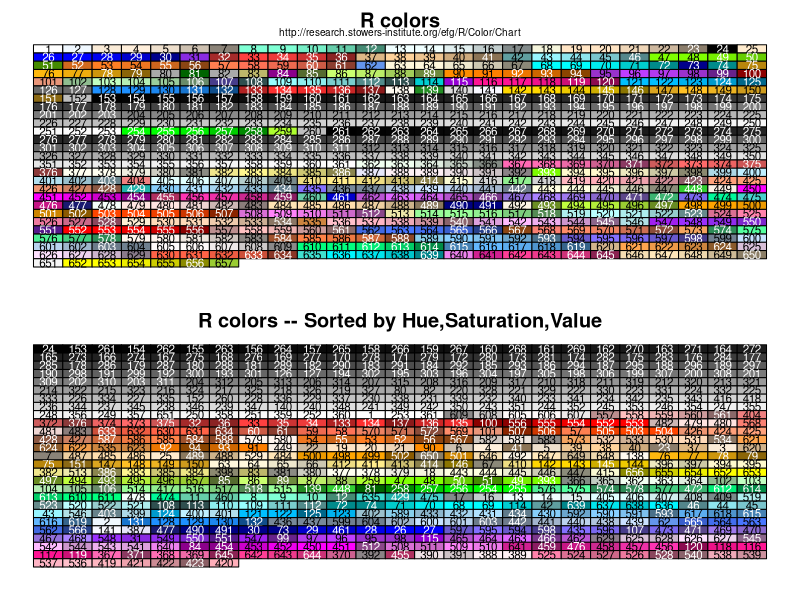
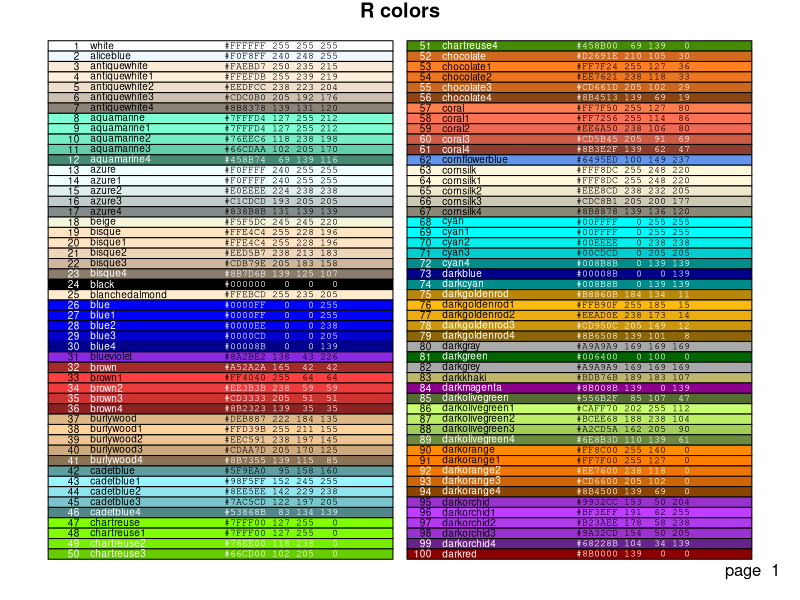
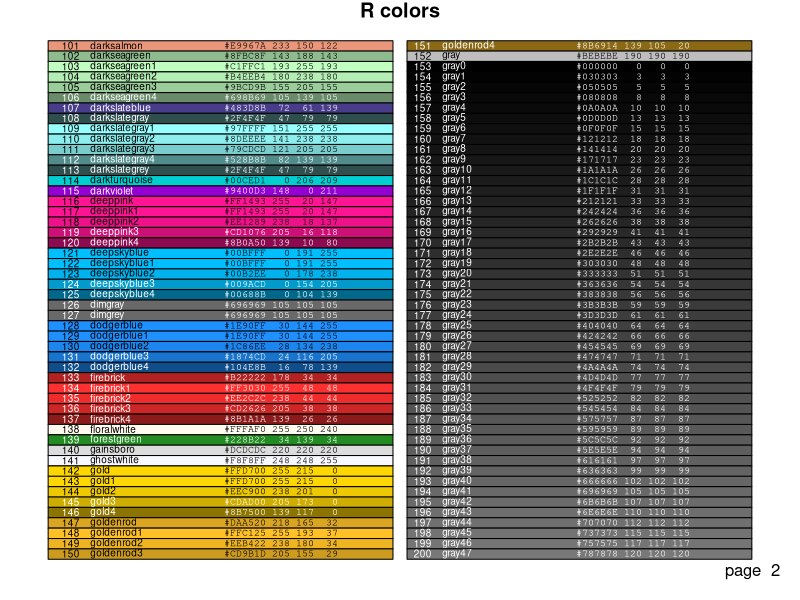
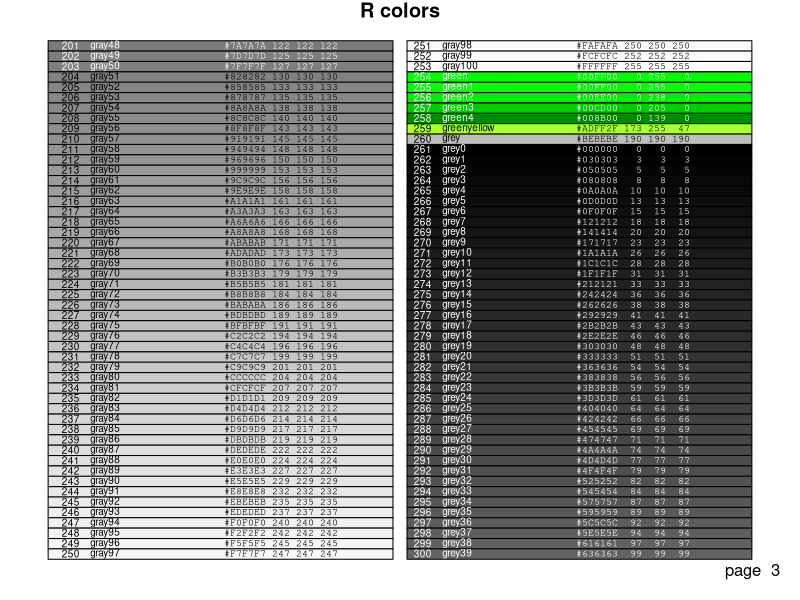
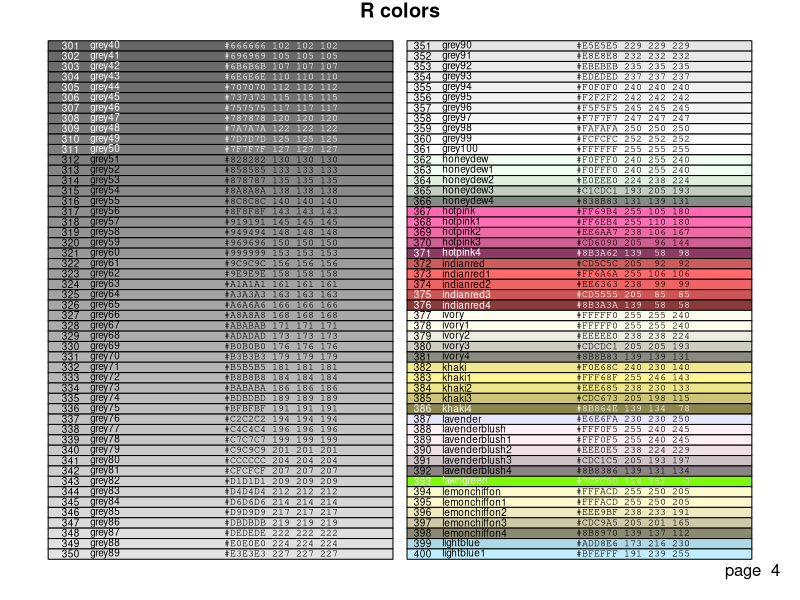
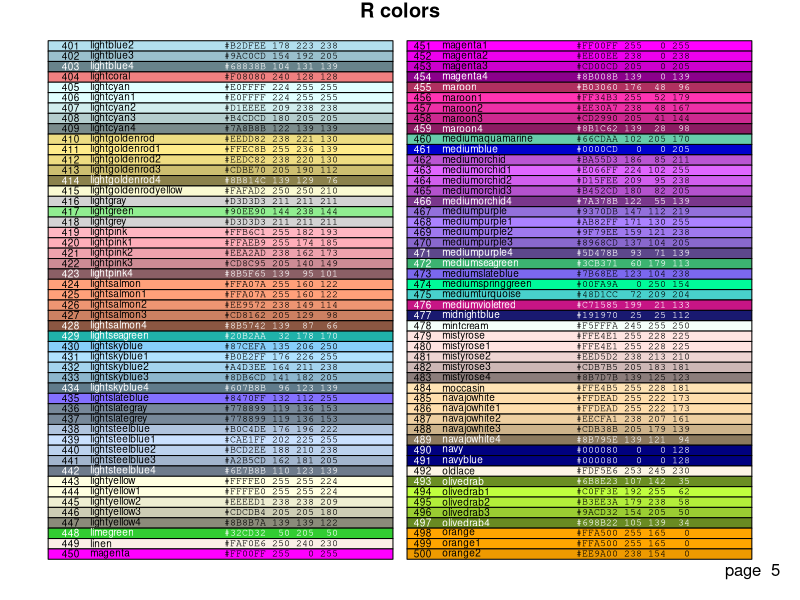
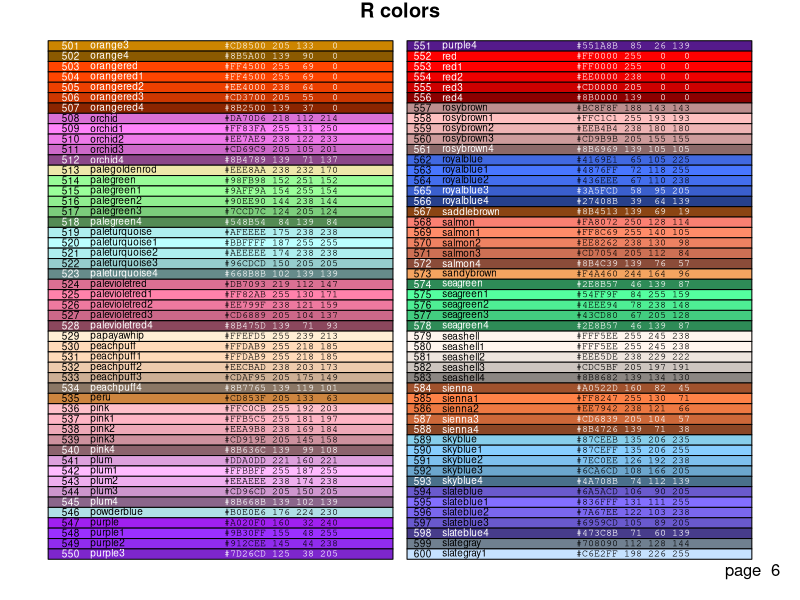
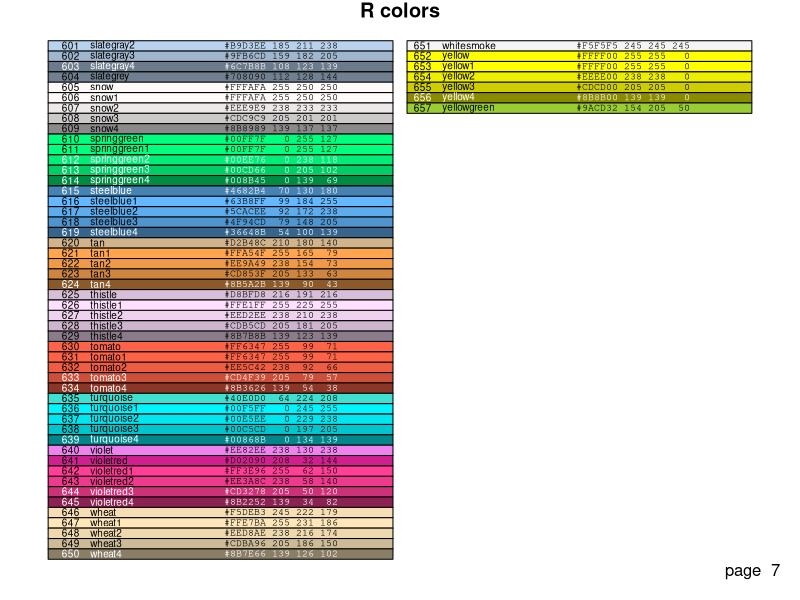

R code for these plots, in order:
# efg,Stowers Institute for Medical Research
# efg's Research Notes: http://research.stowers-institute.org/efg/R/Color/Chart 6 July 2004. Modified 23 May 2005.
pdf("COLOR_CHART.pdf",width=10,height=10)
# save to reset at end
oldparameters<-par(mar=c(1,1,2,1),mfrow=c(2,1))
# Be cautious in case definition of "colors" changes. Use some hard-coded constants since this is not expected to change.
stopifnot(length(colors())==657)
# 0. Setup
# For a given color,define a text color that will have good contrast. Examples:
# > SetTextContrastColor("white")
# [1] "black"
# > SetTextContrastColor("black")
# [1] "white"
# > SetTextContrastColor("red")
# [1] "white"
# > SetTextContrastColor("yellow")
# [1] "black"
SetTextContrastColor<-function(color) {ifelse(mean(col2rgb(color)) > 127,"black","white")}
# Define this array of text contrast colors that correponds to each member of the colors() array.
TextContrastColor<-unlist(lapply(colors(),SetTextContrastColor))
# 1a. Plot matrix of R colors,in index order,25 per row. This example plots each row of rectangles one at a time.
colCount<-25 # number per row
rowCount<-27
plot(c(1,colCount),c(0,rowCount),type="n",ylab="",xlab="",axes=FALSE,ylim=c(rowCount,0))
title("R colors")
mtext("http://research.stowers-institute.org/efg/R/Color/Chart",cex=0.6)
for(j in 0:(rowCount-1)) {
  base<-j*colCount
  remaining<-length(colors())-base
  RowSize<-ifelse(remaining < colCount,remaining,colCount)
  rect((1:RowSize)-0.5,j-0.5,(1:RowSize)+0.5,j+0.5,border="black",col=colors()[base+(1:RowSize)])
  text((1:RowSize),j,paste(base+(1:RowSize)),cex=0.7,col=TextContrastColor[base+(1:RowSize)])
}
# 1b. Plot matrix of R colors,in "hue" order,25 per row. This example plots each rectangle one at a time.
RGBColors<-col2rgb(colors()[1:length(colors())])
HSVColors<-rgb2hsv(RGBColors[1,],RGBColors[2,],RGBColors[3,],maxColorValue=255)
HueOrder<-order(HSVColors[1,],HSVColors[2,],HSVColors[3,])
plot(0,type="n",ylab="",xlab="",axes=FALSE,ylim=c(rowCount,0),xlim=c(1,colCount))
title("R colors -- Sorted by Hue,Saturation,Value")
for(j in 0:(rowCount-1)) {
  for(i in 1:colCount) {
    k<-j*colCount+ i
    if(k <= length(colors())) {
      rect(i-0.5,j-0.5,i+0.5,j+0.5,border="black",col=colors()[ HueOrder[k]])
      text(i,j,paste(HueOrder[k]),cex=0.7,col=TextContrastColor[ HueOrder[k]])
    }
  }
}
# 2. Create 7-page color chart showing rectangle block of color,along with index,color name,and RGB constants in hex and decimal.
# Define string vector of RGB hex and decimal constants for given color as a string. Example:
# > GetColorHexAndDecimal("yellow")
# [1] "#FFFF00 255 255 0"
GetColorHexAndDecimal<-function(color) {
  c<-col2rgb(color)
  sprintf("#%02X%02X%02X %3d %3d %3d",c[1],c[2],c[3],c[1],c[2],c[3])
}
# Restore,change and save graphics parameters
par(oldparameters)
oldparameters<-par(mar=c(1,1,1,1))
# Prepare text vectors to be displayed,in addition to color names.
index<-paste(1:length(colors()))
HexAndDec<-unlist(lapply(colors(),GetColorHexAndDecimal))
PerColumn<-50
PerPage<-2*PerColumn
# Plot a column of color rectangles at a time for each page.
for(page in 1:(trunc(length(colors())+(PerPage-1))/PerPage)) {
  plot(0,type="n",ylab="",xlab="",axes=FALSE,ylim=c(PerColumn,0),xlim=c(0,1))
  title("R colors")
  mtext(paste("page ",page),SOUTH<-1,adj=1,line=-1)
  base<-PerPage*(page-1)
  # Column 1
  remaining<-length(colors())-base
  ColumnSize<-ifelse(remaining < PerColumn,remaining,PerColumn)
  rect(0.00,0:(ColumnSize-1),0.49,1:ColumnSize,border="black",col=colors()[(base+1):(base+ColumnSize)])
  text(0.045,0.45+(0:(ColumnSize-1)),adj=1,index[(base+1):(base+ColumnSize)],cex=0.6,col=TextContrastColor[(base+1):(base+ColumnSize)])
  text(0.06,0.45+(0:(ColumnSize-1)),adj=0,colors()[(base+1):(base+ColumnSize)],cex=0.6,col=TextContrastColor[(base+1):(base+ColumnSize)])
  save<-par(family="mono") # use mono-spaced font with number columns
  text(0.25,0.45+(0:(ColumnSize-1)),adj=0,HexAndDec[(base+1):(base+ColumnSize)],cex=0.6,col=TextContrastColor[(base+1):(base+ColumnSize)])
  par(save)
  # Column 2
  if(remaining > PerColumn) {
    remaining<-remaining-PerColumn
    ColumnSize<-ifelse(remaining < PerColumn,remaining,PerColumn)
    rect(0.51,0:(ColumnSize-1),1.00,1:ColumnSize,border="black",col=colors()[(base+PerColumn+1):(base+PerColumn+ColumnSize)])
    text(0.545,0.45+(0:(ColumnSize-1)),adj=1,index[(base+PerColumn+1):(base+PerColumn+ColumnSize)],cex=0.6,col=TextContrastColor[(base+PerColumn+1):(base+PerColumn+ColumnSize)])
    text(0.56,0.45+(0:(ColumnSize-1)),adj=0,colors()[(base+PerColumn+1):(base+PerColumn+ColumnSize)],cex=0.6,col=TextContrastColor[(base+PerColumn+1):(base+PerColumn+ColumnSize)])
    save<-par(family="mono")
    text(0.75,0.45+(0:(ColumnSize-1)),adj=0,HexAndDec[(base+PerColumn+1):(base+PerColumn+ColumnSize)],cex=0.6,col=TextContrastColor[(base+PerColumn+1):(base+PerColumn+ColumnSize)])
    par(save)
  }
}
par(oldparameters)
dev.off()
